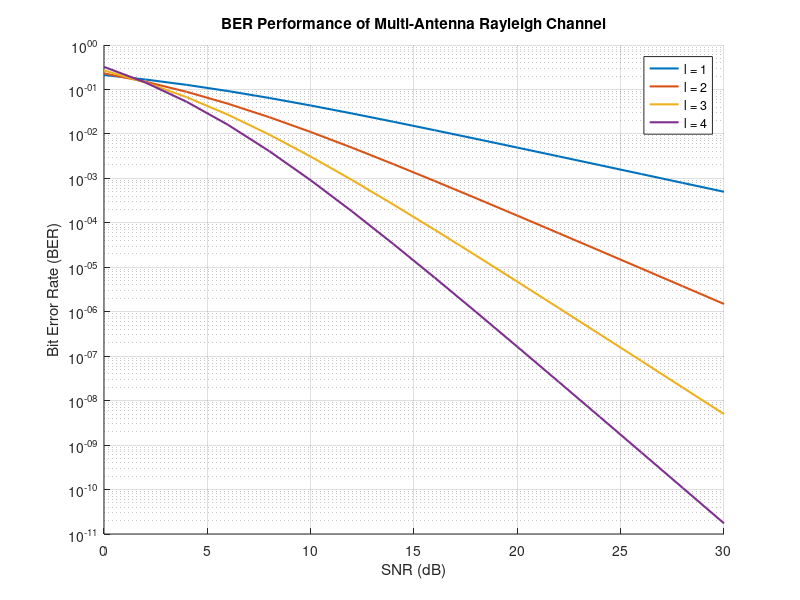

The MATLAB script that drew this image:
clc;
clear;
close all;

L = 4;                        % Number of antennas
SNRdb = 0:2:30;               % SNR range in dB
figure;
hold on;

for l = 1:L
    BER = zeros(1, length(SNRdb));
    for i = 1:length(SNRdb)
        SNR = 10^(SNRdb(i)/10);       % Convert dB to linear
        p = sqrt(SNR / (2 + SNR));    % Probability term
        sum_term = 0;
        for k = 0:l-1
            combi = nchoosek(l-1+k, k);   % Binomial coefficient
            sum_term = sum_term + combi * ((1 + p)/2)^k;
        end
        BER(i) = 0.5 * (1 - p)^l * sum_term;   % BER expression
    end
    semilogy(SNRdb, BER, 'LineWidth', 1.5);    % Log scale plot
end

xlabel('SNR (dB)');
ylabel('Bit Error Rate (BER)');
title('BER Performance of Multi-Antenna Rayleigh Channel');
legend(arrayfun(@(x) sprintf('l = %d', x), 1:L, 'UniformOutput', false));
grid on;
